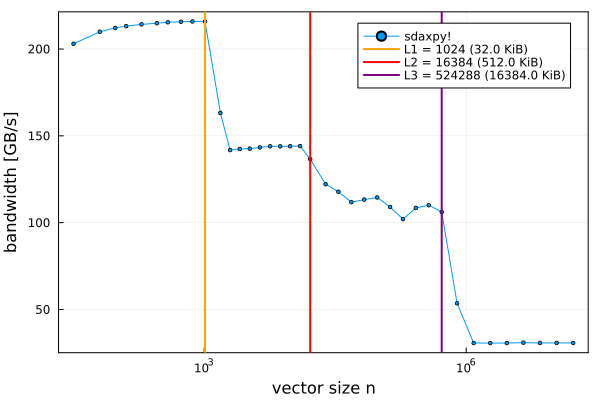

Write Julia code to recreate this figure.
using Plots
using BenchmarkTools
using CpuId

"""
SDAXPY: `y[i] = a[i] * x[i] + y[i]` (Schoenauer triad without write-allocate.)

The arguments `y, a, x` are vectors of length `n`.
"""
function sdaxpy!(y, a, x, n)
    for i in 1:n
        @inbounds y[i] = a[i] * x[i] + y[i] # 8 bytes x 4 = 32 bytes data transfer
    end
end

"""
    vector_lengths(lo::Integer, hi::Integer, ni::Integer; factor::Integer=32)

Given some lower (`lo`) and upper (`hi`) bound in bytes, returns ≤ ni distinct integers
that are
- more or less evenly separated between lo and hi
- multiples of `factor`

These integers are to be used as vector lengths for the inputs to `sdaxpy!` and determine
the number of loop iterations therein.
"""
function vector_lengths(lo::Integer, hi::Integer, ni::Integer; factor::Integer=32)
    r_log = range(log10(lo / 32), log10(hi / 32), ni)
    r = round.(Integer, exp10.(r_log))
    r_factor = r .& (~(factor-1)) # biggest multiple of factor <= number
    return unique(r_factor)
end

"""
Perform a benchmark of the SDAXPY kernel (Schoenauer triad without write-allocate).
See `vector_lengths` for explanations of the input arguments.
"""
function bench(lo, hi, n; nbench, kwargs...)
    ts = Float64[]
    Ns = vector_lengths(lo, hi, n; kwargs...)
    for n in Ns
        y = fill(1.2, n)
        a = fill(0.8, n)
        x = fill(3.14, n)
        t = @belapsed for i in 1:$nbench
            sdaxpy!($y, $a, $x, $n)
        end samples = 30
        push!(ts, t / nbench)
        println("finished n = $n, time: ", ts[end], " sec bandwidth: ", 32.0e-9 * n / ts[end], " GB/s")
        flush(stdout)
    end
    return Ns, ts
end

function plot_results(Ns, ts)
    p = plot(Ns, Ns ./ ts .* 32.0e-9, marker=:circle, label="sdaxpy!", frame=:box, ms=2, xscale=:log10)
    ylabel!(p, "bandwidth [GB/s]")
    xlabel!(p, "vector size n")
    L1, L2, L3 = cachesize()
    mem = 4 * sizeof(Float64) # four arrays a, b, c, and d in `sdaxpy!`
    nL1 = L1 / mem
    nL2 = L2 / mem
    nL3 = L3 / mem
    vline!(p, [nL1], color=:orange, lw=2, label="L1 = $(floor(Int, nL1)) ($(L1/1024) KiB)")
    vline!(p, [nL2], color=:red, lw=2, label="L2 = $(floor(Int, nL2)) ($(L2/1024) KiB)")
    vline!(p, [nL3], color=:purple, lw=2, label="L3 = $(floor(Int, nL3)) ($(L3/1024) KiB)")
    return p
end

"""
Will perform the benchmark and save a plot of the results as png/svg files.
"""
function main()
    L1, L2, L3 = cachesize()
    Ns1, ts1 = bench(1024, L1, 12; nbench=2^24, factor=32)
    Ns2, ts2 = bench(round(Integer, L1 * 1.5), L2, 10; nbench=2^14, factor=64)
    Ns3, ts3 = bench(round(Integer, L2 * 1.5), L3, 10; nbench=2^10, factor=128)
    Ns4, ts4 = bench(round(Integer, L3 * 1.5), L3 * 32, 8; nbench=2^4, factor=64)
    p = plot_results(vcat(Ns1, Ns2, Ns3, Ns4), vcat(ts1, ts2, ts3, ts4))
    savefig(p, "cache_sizes.png")
    savefig(p, "cache_sizes.svg")
    println("Max. L1 bandwidth:\t", round(maximum(32.0e-9 .* Ns1 ./ ts1); digits=2), " GB/s")
    println("Max. L2 bandwidth:\t", round(maximum(32.0e-9 .* Ns2 ./ ts2); digits=2), " GB/s")
    println("Max. L3 bandwidth:\t", round(maximum(32.0e-9 .* Ns3 ./ ts3); digits=2), " GB/s")
    println("Max. Memory bandwidth:\t", round(maximum(32.0e-9 .* Ns4 ./ ts4); digits=2), " GB/s")
end

@time main()
